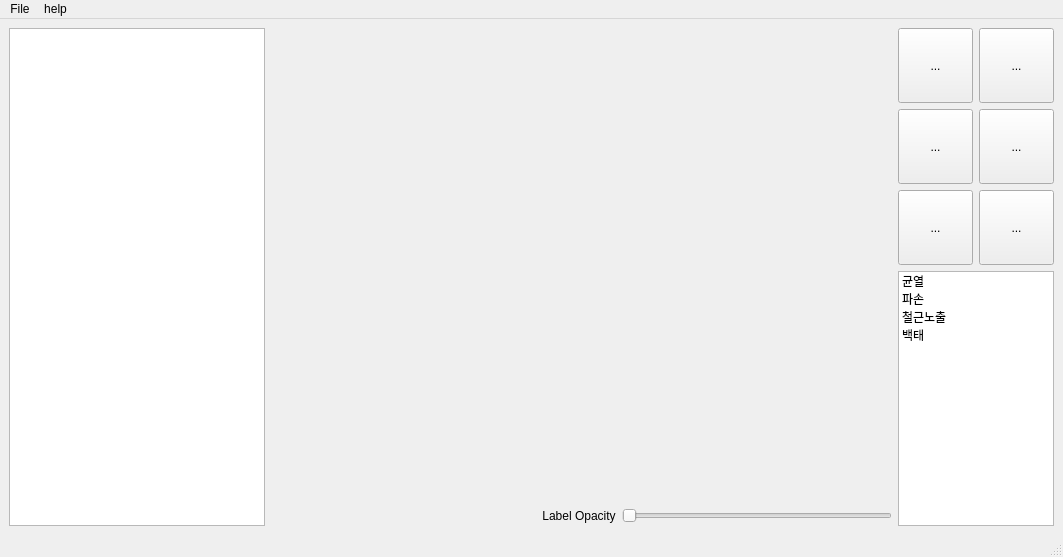
<?xml version="1.0" encoding="UTF-8"?>
<ui version="4.0">
 <class>MainWindow</class>
 <widget class="QMainWindow" name="MainWindow">
  <property name="geometry">
   <rect>
    <x>0</x>
    <y>0</y>
    <width>1063</width>
    <height>557</height>
   </rect>
  </property>
  <property name="focusPolicy">
   <enum>Qt::StrongFocus</enum>
  </property>
  <property name="windowTitle">
   <string>Auto-labeling</string>
  </property>
  <widget class="QWidget" name="centralwidget">
   <layout class="QGridLayout" name="gridLayout">
    <item row="2" column="2">
     <widget class="QToolButton" name="roiAutoLabelButton">
      <property name="sizePolicy">
       <sizepolicy hsizetype="Expanding" vsizetype="Expanding">
        <horstretch>0</horstretch>
        <verstretch>0</verstretch>
       </sizepolicy>
      </property>
      <property name="maximumSize">
       <size>
        <width>75</width>
        <height>75</height>
       </size>
      </property>
      <property name="toolTip">
       <string>Local</string>
      </property>
      <property name="statusTip">
       <string>autolabel tool</string>
      </property>
      <property name="text">
       <string>...</string>
      </property>
      <property name="icon">
       <iconset>
        <normaloff>../../../../Desktop/icon/Local.png</normaloff>../../../../Desktop/icon/Local.png</iconset>
      </property>
      <property name="iconSize">
       <size>
        <width>25</width>
        <height>25</height>
       </size>
      </property>
      <property name="checkable">
       <bool>false</bool>
      </property>
     </widget>
    </item>
    <item row="1" column="2">
     <widget class="QToolButton" name="zoomInButton">
      <property name="sizePolicy">
       <sizepolicy hsizetype="Expanding" vsizetype="Expanding">
        <horstretch>0</horstretch>
        <verstretch>0</verstretch>
       </sizepolicy>
      </property>
      <property name="maximumSize">
       <size>
        <width>75</width>
        <height>75</height>
       </size>
      </property>
      <property name="toolTip">
       <string>Zoom in</string>
      </property>
      <property name="statusTip">
       <string>zoom tool</string>
      </property>
      <property name="text">
       <string>...</string>
      </property>
      <property name="icon">
       <iconset>
        <normaloff>../../../../Desktop/icon/zoomin.png</normaloff>../../../../Desktop/icon/zoomin.png</iconset>
      </property>
      <property name="iconSize">
       <size>
        <width>25</width>
        <height>25</height>
       </size>
      </property>
      <property name="checkable">
       <bool>false</bool>
      </property>
     </widget>
    </item>
    <item row="3" column="2" colspan="2">
     <widget class="QListWidget" name="listWidget">
      <property name="sizePolicy">
       <sizepolicy hsizetype="Expanding" vsizetype="Expanding">
        <horstretch>0</horstretch>
        <verstretch>0</verstretch>
       </sizepolicy>
      </property>
      <property name="minimumSize">
       <size>
        <width>15</width>
        <height>15</height>
       </size>
      </property>
      <property name="maximumSize">
       <size>
        <width>350</width>
        <height>16777215</height>
       </size>
      </property>
      <property name="layoutDirection">
       <enum>Qt::LeftToRight</enum>
      </property>
      <item>
       <property name="text">
        <string>균열</string>
       </property>
      </item>
      <item>
       <property name="text">
        <string>파손</string>
       </property>
      </item>
      <item>
       <property name="text">
        <string>철근노출</string>
       </property>
      </item>
      <item>
       <property name="text">
        <string>백태</string>
       </property>
      </item>
     </widget>
    </item>
    <item row="0" column="2">
     <widget class="QToolButton" name="brushButton">
      <property name="sizePolicy">
       <sizepolicy hsizetype="Expanding" vsizetype="Expanding">
        <horstretch>0</horstretch>
        <verstretch>0</verstretch>
       </sizepolicy>
      </property>
      <property name="maximumSize">
       <size>
        <width>75</width>
        <height>75</height>
       </size>
      </property>
      <property name="toolTip">
       <string>Brush</string>
      </property>
      <property name="statusTip">
       <string>BrushTool</string>
      </property>
      <property name="layoutDirection">
       <enum>Qt::LeftToRight</enum>
      </property>
      <property name="text">
       <string>...</string>
      </property>
      <property name="icon">
       <iconset>
        <normaloff>../../../../Desktop/icon/brush.png</normaloff>../../../../Desktop/icon/brush.png</iconset>
      </property>
      <property name="iconSize">
       <size>
        <width>25</width>
        <height>25</height>
       </size>
      </property>
      <property name="checkable">
       <bool>false</bool>
      </property>
     </widget>
    </item>
    <item row="2" column="3">
     <widget class="QToolButton" name="globalAutoLabelButton">
      <property name="sizePolicy">
       <sizepolicy hsizetype="Expanding" vsizetype="Expanding">
        <horstretch>0</horstretch>
        <verstretch>0</verstretch>
       </sizepolicy>
      </property>
      <property name="maximumSize">
       <size>
        <width>75</width>
        <height>75</height>
       </size>
      </property>
      <property name="toolTip">
       <string>Global</string>
      </property>
      <property name="statusTip">
       <string>autolabel tool</string>
      </property>
      <property name="text">
       <string>...</string>
      </property>
      <property name="icon">
       <iconset>
        <normaloff>../../../../Desktop/icon/global.png</normaloff>../../../../Desktop/icon/global.png</iconset>
      </property>
      <property name="iconSize">
       <size>
        <width>25</width>
        <height>25</height>
       </size>
      </property>
      <property name="checkable">
       <bool>false</bool>
      </property>
     </widget>
    </item>
    <item row="0" column="3">
     <widget class="QToolButton" name="eraserButton">
      <property name="sizePolicy">
       <sizepolicy hsizetype="Expanding" vsizetype="Expanding">
        <horstretch>0</horstretch>
        <verstretch>0</verstretch>
       </sizepolicy>
      </property>
      <property name="maximumSize">
       <size>
        <width>75</width>
        <height>75</height>
       </size>
      </property>
      <property name="toolTip">
       <string>Eraser</string>
      </property>
      <property name="statusTip">
       <string>Erasertool</string>
      </property>
      <property name="text">
       <string>...</string>
      </property>
      <property name="icon">
       <iconset>
        <normaloff>../../../../Desktop/icon/eraser.png</normaloff>../../../../Desktop/icon/eraser.png</iconset>
      </property>
      <property name="iconSize">
       <size>
        <width>25</width>
        <height>25</height>
       </size>
      </property>
      <property name="checkable">
       <bool>false</bool>
      </property>
     </widget>
    </item>
    <item row="1" column="3">
     <widget class="QToolButton" name="zoomOutButton">
      <property name="sizePolicy">
       <sizepolicy hsizetype="Expanding" vsizetype="Expanding">
        <horstretch>0</horstretch>
        <verstretch>0</verstretch>
       </sizepolicy>
      </property>
      <property name="maximumSize">
       <size>
        <width>75</width>
        <height>75</height>
       </size>
      </property>
      <property name="toolTip">
       <string>Zoom out</string>
      </property>
      <property name="statusTip">
       <string>zoom tool</string>
      </property>
      <property name="text">
       <string>...</string>
      </property>
      <property name="icon">
       <iconset>
        <normaloff>../../../../Desktop/icon/zoom out.png</normaloff>../../../../Desktop/icon/zoom out.png</iconset>
      </property>
      <property name="iconSize">
       <size>
        <width>25</width>
        <height>25</height>
       </size>
      </property>
      <property name="checkable">
       <bool>false</bool>
      </property>
     </widget>
    </item>
    <item row="0" column="1" rowspan="4">
     <layout class="QVBoxLayout" name="verticalLayout">
      <item>
       <layout class="QGridLayout" name="gridLayout_2">
        <property name="horizontalSpacing">
         <number>6</number>
        </property>
        <item row="0" column="0">
         <widget class="QScrollArea" name="scrollArea">
          <property name="frameShape">
           <enum>QFrame::NoFrame</enum>
          </property>
          <property name="widgetResizable">
           <bool>true</bool>
          </property>
          <widget class="QWidget" name="scrollAreaWidgetContents">
           <property name="geometry">
            <rect>
             <x>0</x>
             <y>0</y>
             <width>617</width>
             <height>464</height>
            </rect>
           </property>
           <layout class="QVBoxLayout" name="verticalLayout_2"/>
          </widget>
         </widget>
        </item>
       </layout>
      </item>
      <item>
       <layout class="QHBoxLayout" name="horizontalLayout">
        <item>
         <spacer name="horizontalSpacer">
          <property name="orientation">
           <enum>Qt::Horizontal</enum>
          </property>
          <property name="sizeHint" stdset="0">
           <size>
            <width>40</width>
            <height>20</height>
           </size>
          </property>
         </spacer>
        </item>
        <item>
         <widget class="QLabel" name="label_2">
          <property name="sizePolicy">
           <sizepolicy hsizetype="Fixed" vsizetype="Fixed">
            <horstretch>0</horstretch>
            <verstretch>0</verstretch>
           </sizepolicy>
          </property>
          <property name="frameShadow">
           <enum>QFrame::Plain</enum>
          </property>
          <property name="text">
           <string>Label Opacity</string>
          </property>
          <property name="alignment">
           <set>Qt::AlignCenter</set>
          </property>
         </widget>
        </item>
        <item>
         <widget class="QSlider" name="lableOpacitySlider">
          <property name="sizePolicy">
           <sizepolicy hsizetype="Expanding" vsizetype="Fixed">
            <horstretch>0</horstretch>
            <verstretch>0</verstretch>
           </sizepolicy>
          </property>
          <property name="focusPolicy">
           <enum>Qt::StrongFocus</enum>
          </property>
          <property name="layoutDirection">
           <enum>Qt::LeftToRight</enum>
          </property>
          <property name="orientation">
           <enum>Qt::Horizontal</enum>
          </property>
         </widget>
        </item>
       </layout>
      </item>
     </layout>
    </item>
    <item row="0" column="0" rowspan="4">
     <widget class="QTreeView" name="treeView">
      <property name="sizePolicy">
       <sizepolicy hsizetype="Fixed" vsizetype="Expanding">
        <horstretch>0</horstretch>
        <verstretch>0</verstretch>
       </sizepolicy>
      </property>
      <property name="dragDropMode">
       <enum>QAbstractItemView::DragDrop</enum>
      </property>
      <property name="defaultDropAction">
       <enum>Qt::CopyAction</enum>
      </property>
     </widget>
    </item>
   </layout>
  </widget>
  <widget class="QMenuBar" name="menubar">
   <property name="geometry">
    <rect>
     <x>0</x>
     <y>0</y>
     <width>1063</width>
     <height>21</height>
    </rect>
   </property>
   <widget class="QMenu" name="menufile">
    <property name="title">
     <string>File</string>
    </property>
    <addaction name="actionOpenFolder"/>
    <addaction name="actionOpenImage"/>
    <addaction name="actionSave"/>
   </widget>
   <widget class="QMenu" name="menuhelp">
    <property name="title">
     <string>help</string>
    </property>
   </widget>
   <addaction name="menufile"/>
   <addaction name="menuhelp"/>
  </widget>
  <widget class="QStatusBar" name="statusbar"/>
  <action name="actionOpenImage">
   <property name="text">
    <string>Open Image</string>
   </property>
  </action>
  <action name="actionSave">
   <property name="text">
    <string>Save</string>
   </property>
  </action>
  <action name="actionFolder">
   <property name="text">
    <string>Folder</string>
   </property>
  </action>
  <action name="actionLabeling_2">
   <property name="text">
    <string>Labeling</string>
   </property>
  </action>
  <action name="actionBrush">
   <property name="text">
    <string>Brush</string>
   </property>
  </action>
  <action name="actionTools">
   <property name="text">
    <string>Tools</string>
   </property>
  </action>
  <action name="actionOpen_2">
   <property name="text">
    <string>Open</string>
   </property>
  </action>
  <action name="action">
   <property name="text">
    <string>Folder</string>
   </property>
  </action>
  <action name="actionFolder_2">
   <property name="text">
    <string>Folder</string>
   </property>
  </action>
  <action name="actionOpenFolder">
   <property name="text">
    <string>Open Folder</string>
   </property>
  </action>
  <action name="actionOpen">
   <property name="text">
    <string>Open</string>
   </property>
  </action>
 </widget>
 <resources/>
 <connections>
  <connection>
   <sender>lableOpacitySlider</sender>
   <signal>sliderPressed()</signal>
   <receiver>scrollArea</receiver>
   <slot>show()</slot>
   <hints>
    <hint type="sourcelabel">
     <x>652</x>
     <y>516</y>
    </hint>
    <hint type="destinationlabel">
     <x>510</x>
     <y>243</y>
    </hint>
   </hints>
  </connection>
 </connections>
</ui>
